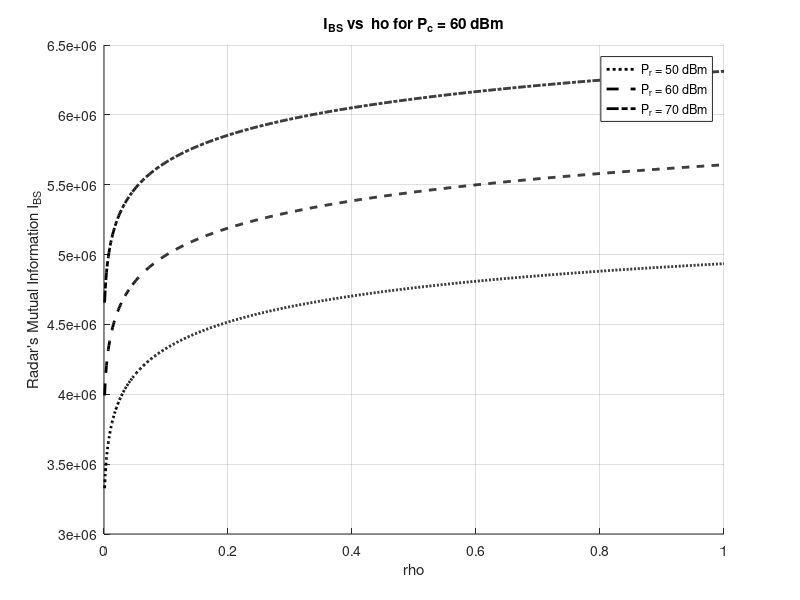

Reproduce this figure in MATLAB.
clc;
clear;
close all;

% Parameters
T = 1;
B = 200 * 10^3;
P_c = 30; % Fixed in dBm
P_r_values = [50 60 70]; % Variable values
rho_values = 0:0.001:1;
P_c_value = 10^(P_c / 10);
sigma_cbs = 1;
sigma_n = 1;
sigma_rt = 1;
ln2 = log(2);
sigma_cbs_sq = sigma_cbs^2;
sigma_n_sq = sigma_n^2;
sigma_rt_sq = sigma_rt^2;
patterns = {':','--','-.'};

figure;
hold on;
for k = 1:length(P_r_values)
    P_r_value = 10^(P_r_values(k) / 10);
    I_BS = zeros(1, length(rho_values));
    for j = 1:length(rho_values)
        rho = rho_values(j);
        denom_factor = (T * rho * P_c_value * sigma_cbs_sq) / (sigma_rt_sq * P_r_value) + 1;
        term1 = exp(sigma_n_sq / (rho * P_c_value * sigma_cbs_sq)) * expint(sigma_n_sq / (rho * P_c_value * sigma_cbs_sq));
        term2 = exp((T * sigma_n_sq) / (sigma_rt_sq * P_r_value)) * expint((T * sigma_n_sq) / (sigma_rt_sq * P_r_value));
        I_BS(j) = ((B * T) / (ln2 * denom_factor)) * (term1 + term2);
    end
    plot(rho_values, I_BS, 'k', 'LineStyle', patterns{k}, 'LineWidth', 2, 'DisplayName', ['P_r = ' num2str(P_r_values(k)) ' dBm']);
end
xlabel("rho");
ylabel("Radar's Mutual Information I_{BS}");
title("I_{BS} vs \rho for P_c = 60 dBm");
legend("show");
grid on;
hold off;
